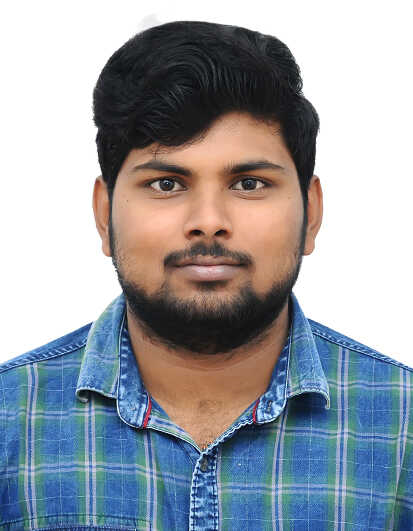
#> input picture photo kb.png, 413 x 531 px
$ python main.py
#> lines starting #> are read from the running program, lines starting #| are printed output that depends on the picture

import numpy as np
import cv2
# load image in color
img = cv2.imread("photo kb.png")
#> img is the input picture: shape (531, 413, 3); mean B, G, R 165.9, 158.3, 153.4
#load image in grey format
gimg = cv2.imread("photo kb.png",0)
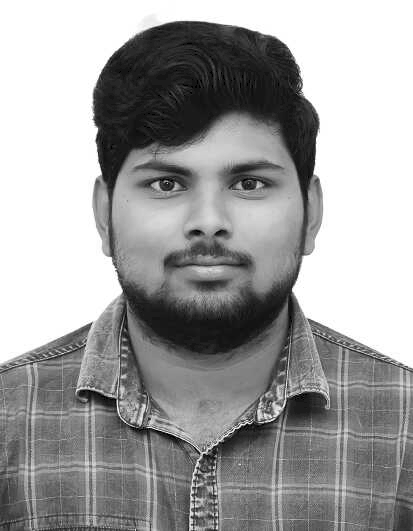
#> gimg: shape (531, 413); min 0, max 255, mean 159.6


(h, w) = img.shape[:2]
#> h = 531; w = 413
cgimg=255-gimg
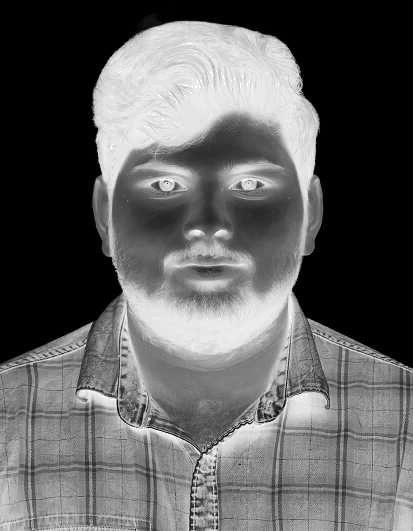
#> cgimg: shape (531, 413); min 0, max 255, mean 95.4
# calculate the center of the image
center = (w / 2, h / 2)
#> center = (206.5, 265.5)

angle30 = -30
angle45 = -45
angle90 = -90

scale = 1.0

# Perform the Anti-clockwise rotation holding at the centre
# 30 degrees
M = cv2.getRotationMatrix2D(center, angle30, scale)
rotated30 = cv2.warpAffine(img, M, (h, w))
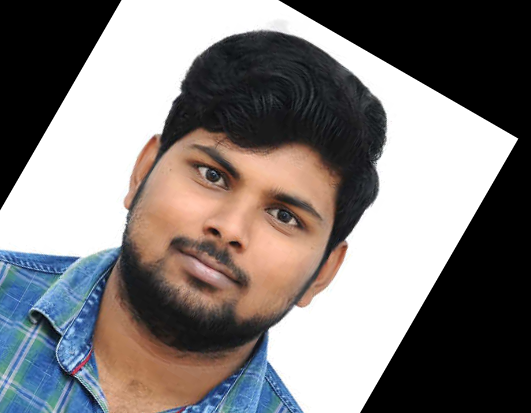
#> rotated30: shape (413, 531, 3); mean B, G, R 121.7, 122.5, 127.4

# 45 degrees
M = cv2.getRotationMatrix2D(center, angle45, scale)
rotated45 = cv2.warpAffine(img, M, (h,w))
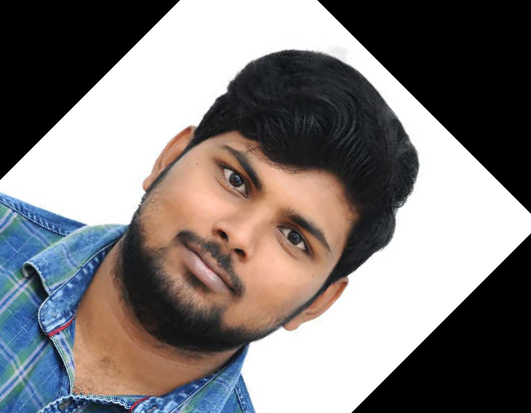
#> rotated45: shape (413, 531, 3); mean B, G, R 121.6, 122.1, 126.8

# 90 degrees
M = cv2.getRotationMatrix2D(center, angle90, scale)
#> M = [[6.12e-17, -1, 472], [1, 6.12e-17, 59]]
rotated90 = cv2.warpAffine(img, M, (h, w))
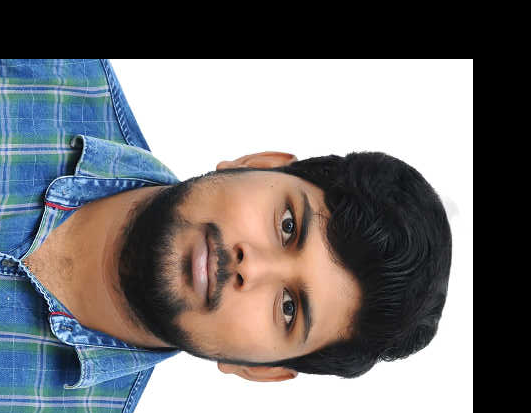
#> rotated90: shape (413, 531, 3); mean B, G, R 118.6, 116.6, 118.1

#scaling operation
sca = cv2.resize(img, (0, 0), fx=0.5, fy=1)
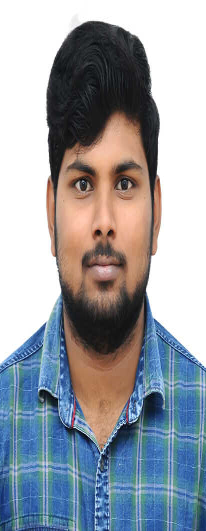
#> sca: shape (531, 206, 3); mean B, G, R 166, 158.4, 153.5

cv2.imshow('photo image', img)
cv2.waitKey(0)  # waits until a key is pressed
cv2.destroyAllWindows()  # destroys the window showing image

cv2.imshow('photo complement image', cgimg)
cv2.waitKey(0)  # waits until a key is pressed
cv2.destroyAllWindows()  # destroys the window showing image

cv2.imshow('photo grey image', gimg)
cv2.waitKey(0)  # waits until a key is pressed
cv2.destroyAllWindows()  # destroys the window showing image

cv2.imshow('photo rotated by 30 degrees', rotated30)
cv2.waitKey(0)  # waits until a key is pressed
cv2.destroyAllWindows()  # destroys the window showing image

cv2.imshow('photo rotated by 45 degrees', rotated45)
cv2.waitKey(0)  # waits until a key is pressed
cv2.destroyAllWindows()  # destroys the window showing image

cv2.imshow('photo rotated by 90 degrees', rotated90)
cv2.waitKey(0)  # waits until a key is pressed
cv2.destroyAllWindows()  # destroys the window showing image

cv2.imshow('photo scaling operation',sca)
cv2.waitKey(0)  # waits until a key is pressed
cv2.destroyAllWindows()  # destroys the window showing image

$ run again, with my photo.png copied over photo kb.png
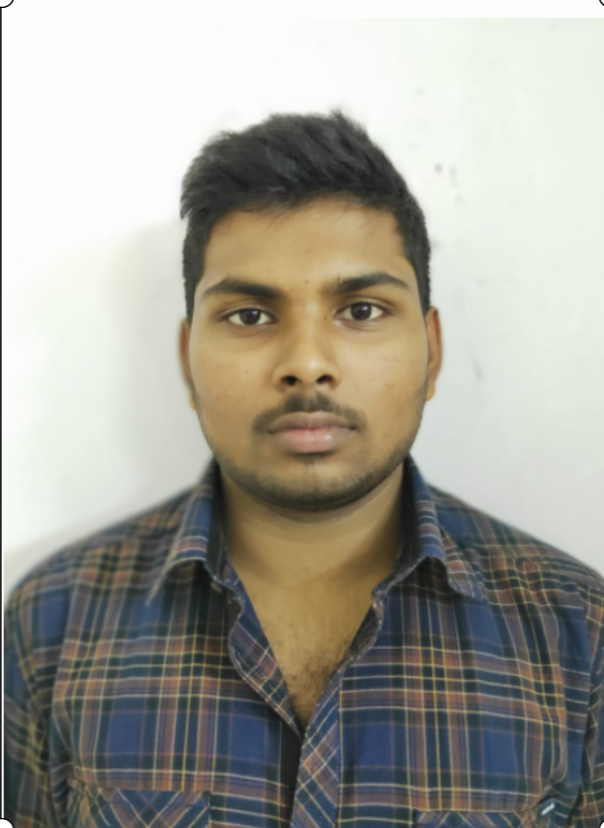
#> input picture my photo.png, 604 x 828 px
#> img is the input picture: shape (828, 604, 3); mean B, G, R 150.4, 160.4, 161.9
#> `rotated90 = cv2.warpAffine(img, M, (h, w))`:
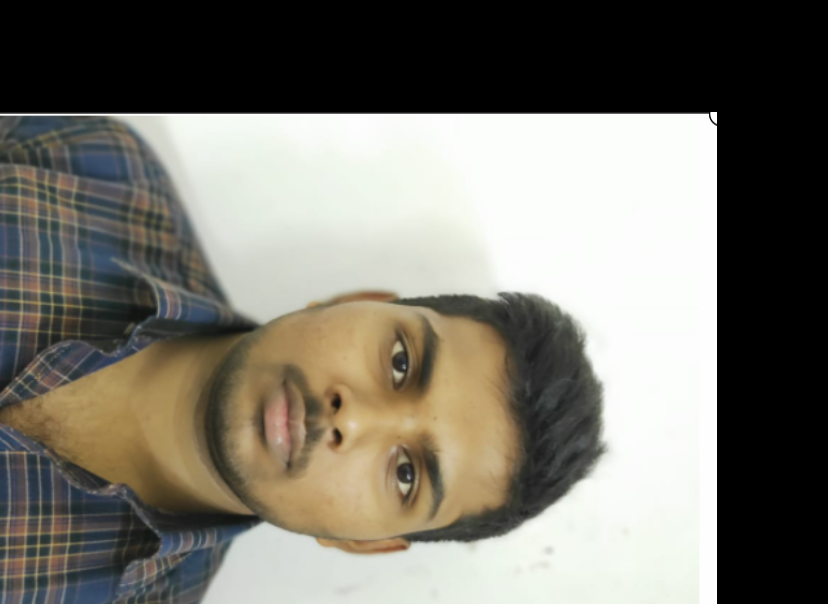
#> rotated90: shape (604, 828, 3); mean B, G, R 108.4, 117.7, 120.6
#> `sca = cv2.resize(img, (0, 0), fx=0.5, fy=1)`:
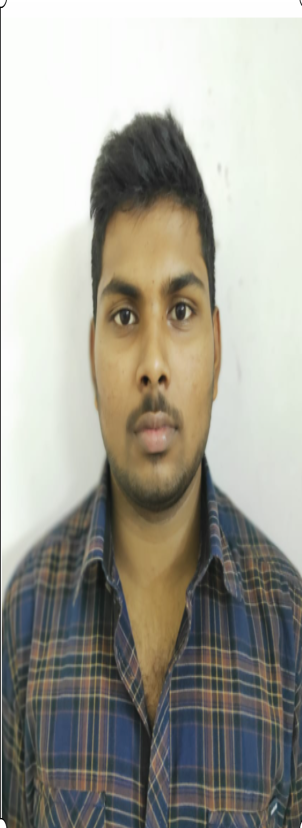
#> sca: shape (828, 302, 3); mean B, G, R 150.6, 160.6, 162
